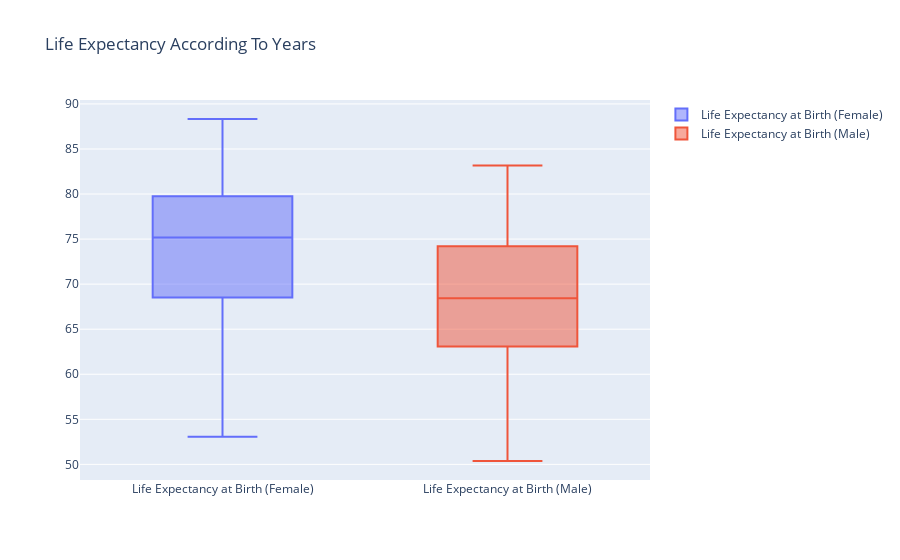

Notebook cell for this chart:
### Code cell
trace1 = go.Box(
    y=gd1["Unnamed: 10"],
    name = "Life Expectancy at Birth (Female)"
)
trace2 = go.Box(
    y=gd1["Unnamed: 12"],
    name = "Life Expectancy at Birth (Male)"
)
fig = go.Figure( data = [trace1, trace2], layout = dict(title = "Life Expectancy According To Years"))
iplot(fig) #I found this code online, but I don't know why it cannot show the vis in my colab

### Figure 1 — Plotly figure (JSON) as saved in the notebook; plotly's stock layout.template omitted (floating-point values rounded to 4 significant figures; data arrays with more than 128 entries replaced by an {"elided": "..."} marker saying what was removed)
{"data": [{"name": "Life Expectancy at Birth (Female)", "y": {"elided": "191 float values"}, "type": "box"}, {"name": "Life Expectancy at Birth (Male)", "y": {"elided": "191 float values"}, "type": "box"}], "layout": {"title": {"text": "Life Expectancy According To Years"}}}
